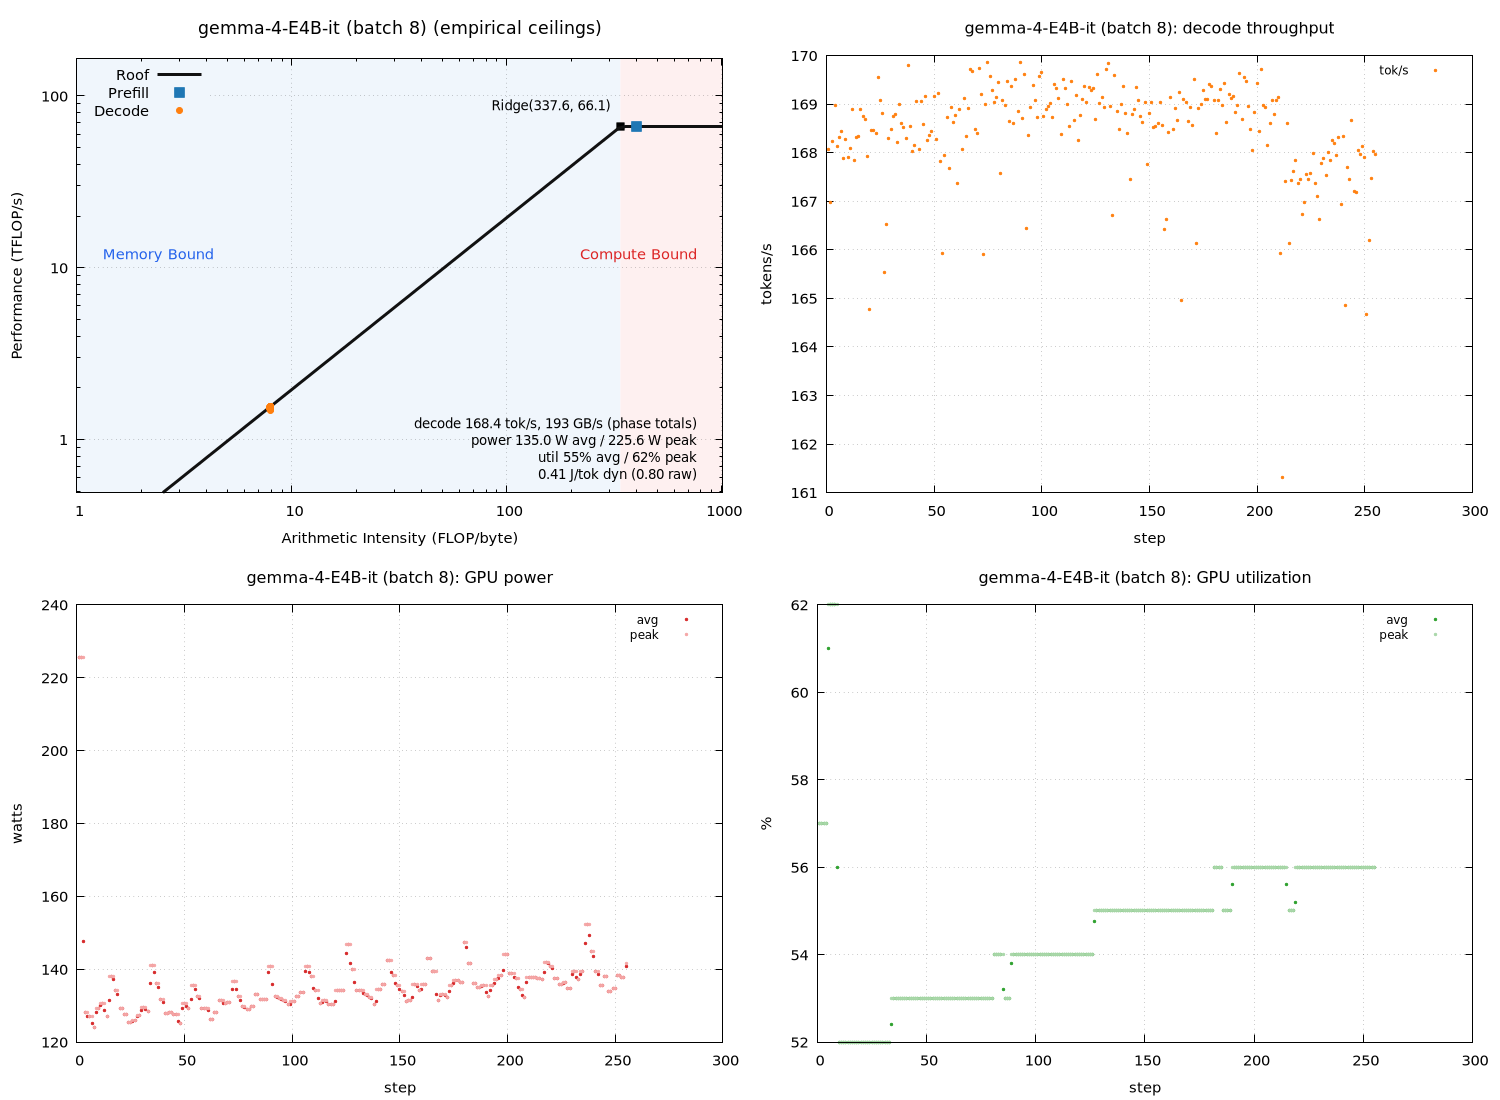

Write the gnuplot code that produced this figure.
set terminal pngcairo size 1500,1100 enhanced font 'Sans,11'
set output 'sweep_a100_tf/gemma_b008_roofline.png'
set datafile separator "\t"
set datafile missing 'NaN'
set multiplot layout 2,2
unset label
unset object
unset arrow
set title "gemma-4-E4B-it (batch 8) (empirical ceilings)" font ',13'
set xlabel "Arithmetic Intensity (FLOP/byte)"
set ylabel "Performance (TFLOP/s)"
set logscale xy
set xrange [1:1012.78]
set yrange [0.491599:165.241]
set grid xtics ytics
set key top left
set object 1 rectangle from graph 0, graph 0 to first 337.593, graph 1 \
    fillcolor rgb '#dce9f7' fillstyle solid 0.45 noborder behind
set object 2 rectangle from first 337.593, graph 0 to graph 1, graph 1 \
    fillcolor rgb '#fbdcdc' fillstyle solid 0.45 noborder behind
set label 1 "Memory Bound" at graph 0.04, graph 0.55 left \
    textcolor rgb '#2563eb' font ',11'
set label 2 "Compute Bound" at graph 0.96, graph 0.55 right \
    textcolor rgb '#dc2626' font ',11'
set label 3 "Ridge(337.6, 66.1)" \
    at first 337.593, first 66.0963 right \
    point pointtype 5 pointsize 1.2 \
    offset character -1.5, character 1 font ',10'
set label 4 "decode 168.4 tok/s, 193 GB/s (phase totals)\npower 135.0 W avg / 225.6 W peak\nutil 55% avg / 62% peak\n0.41 J/tok dyn (0.80 raw)" at graph 0.96, graph 0.16 right font ',10'
peak_t = 66.0963
peak_b = 195.787
roof(x) = (x * peak_b / 1000.0 < peak_t) ? x * peak_b / 1000.0 : peak_t
plot roof(x) with lines linewidth 3 linecolor rgb '#111111' title 'Roof', \
     'sweep_a100_tf/gemma_b008_roofline.dat' using 3:(strcol(2) eq 'prefill' ? $4 : 1/0) with points \
         pointtype 5 pointsize 1.6 linecolor rgb '#1f77b4' title 'Prefill', \
     'sweep_a100_tf/gemma_b008_roofline.dat' using 3:(strcol(2) eq 'decode' ? $4 : 1/0) with points \
         pointtype 7 pointsize 1.0 linecolor rgb '#ff7f0e' title 'Decode'

unset label
unset object
unset arrow
unset logscale
set xrange [*:*]
set yrange [*:*]
set title "gemma-4-E4B-it (batch 8): decode throughput" font ',12'
set xlabel "step"
set ylabel "tokens/s"
set grid xtics ytics
set key top right font ',9'
plot 'sweep_a100_tf/gemma_b008_roofline.dat' using 1:(strcol(2) eq 'decode' ? $5 : 1/0) with points pointtype 7 pointsize 0.4 linecolor rgb '#ff7f0e' title 'tok/s'

unset label
unset object
unset arrow
unset logscale
set xrange [*:*]
set yrange [*:*]
set title "gemma-4-E4B-it (batch 8): GPU power" font ',12'
set xlabel "step"
set ylabel "watts"
set grid xtics ytics
set key top right font ',9'
plot 'sweep_a100_tf/gemma_b008_roofline.dat' using 1:(strcol(2) eq 'decode' ? $6 : 1/0) with points pointtype 7 pointsize 0.4 linecolor rgb '#d62728' title 'avg', \
     'sweep_a100_tf/gemma_b008_roofline.dat' using 1:(strcol(2) eq 'decode' ? $8 : 1/0) with points pointtype 7 pointsize 0.4 linecolor rgb '#f4a6a6' title 'peak'

unset label
unset object
unset arrow
unset logscale
set xrange [*:*]
set yrange [*:*]
set title "gemma-4-E4B-it (batch 8): GPU utilization" font ',12'
set xlabel "step"
set ylabel "%"
set grid xtics ytics
set key top right font ',9'
plot 'sweep_a100_tf/gemma_b008_roofline.dat' using 1:(strcol(2) eq 'decode' ? $7 : 1/0) with points pointtype 7 pointsize 0.4 linecolor rgb '#2ca02c' title 'avg', \
     'sweep_a100_tf/gemma_b008_roofline.dat' using 1:(strcol(2) eq 'decode' ? $9 : 1/0) with points pointtype 7 pointsize 0.4 linecolor rgb '#a9d7a9' title 'peak'

unset multiplot
